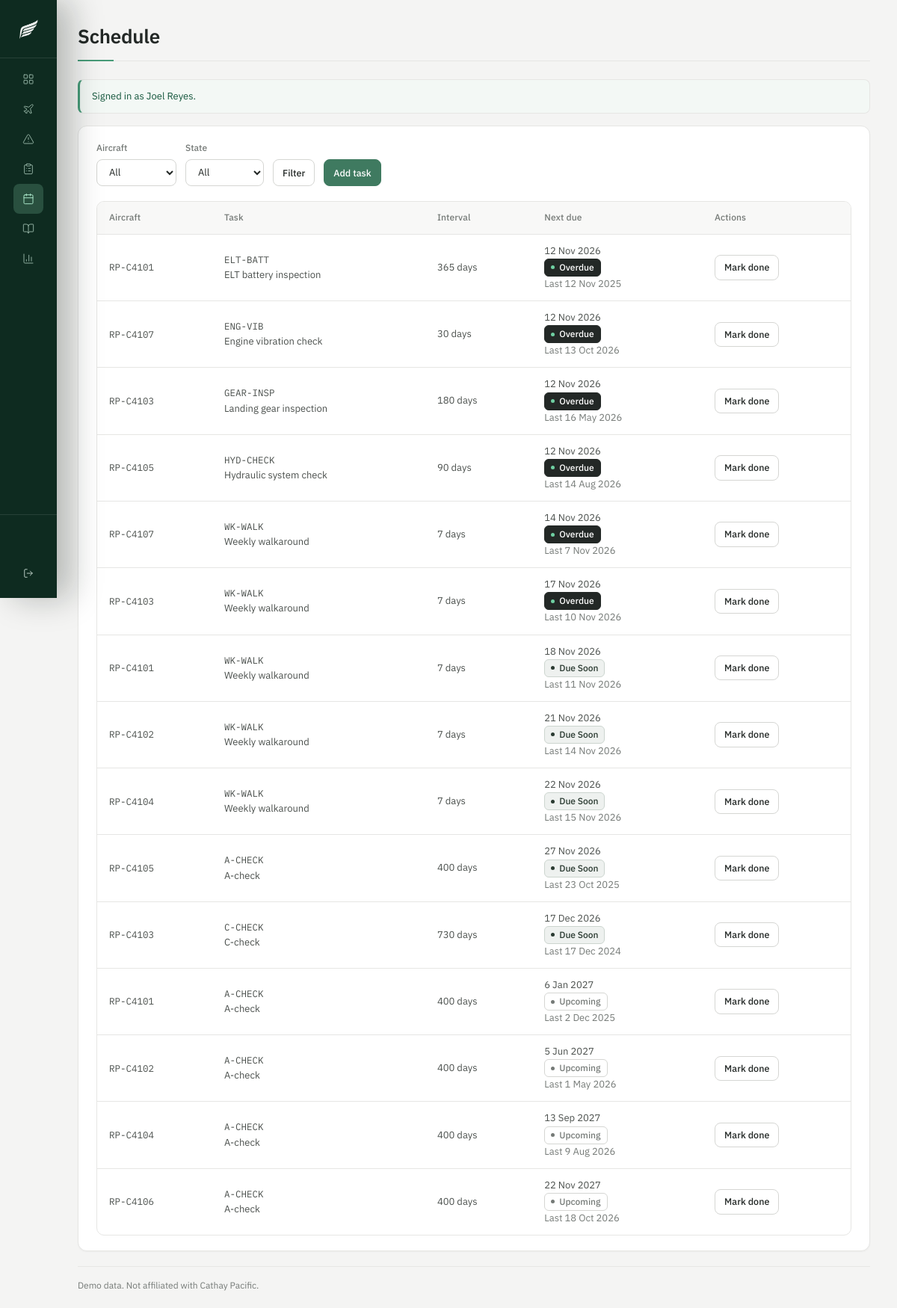
Screenshot of /schedule/index.php (signed in) with the database file from the repository.
### tables this page shows
CREATE TABLE maintenance_schedule (
    id INT UNSIGNED AUTO_INCREMENT PRIMARY KEY,
    aircraft_id INT UNSIGNED NOT NULL,
    task_code VARCHAR(30) NOT NULL,
    title VARCHAR(150) NOT NULL,
    task_type VARCHAR(20) NOT NULL DEFAULT 'inspection',
    interval_days INT UNSIGNED NOT NULL,
    last_done_date DATE NULL,
    next_due_date DATE NOT NULL,
    notes TEXT NULL,
    INDEX idx_schedule_due (next_due_date),
    CONSTRAINT fk_schedule_aircraft FOREIGN KEY (aircraft_id) REFERENCES aircraft (id)
);

CREATE TABLE aircraft (
    id INT UNSIGNED AUTO_INCREMENT PRIMARY KEY,
    registration VARCHAR(20) NOT NULL UNIQUE,
    aircraft_type VARCHAR(60) NOT NULL,
    msn VARCHAR(30) NOT NULL UNIQUE,
    base VARCHAR(10) NOT NULL,
    status VARCHAR(20) NOT NULL DEFAULT 'in_service',
    total_hours DECIMAL(10,1) NOT NULL DEFAULT 0.0,
    created_at DATETIME NOT NULL DEFAULT CURRENT_TIMESTAMP
);

### lib/db.php (called while the page is built, shortened)
<?php
function db(): PDO
{
    static $pdo = null;
    if ($pdo === null) {
        $dsn = 'mysql:host=' . DB_HOST . ';dbname=' . DB_NAME . ';charset=utf8mb4';
        $pdo = new PDO($dsn, DB_USER, DB_PASS, [
            PDO::ATTR_ERRMODE => PDO::ERRMODE_EXCEPTION,
            PDO::ATTR_DEFAULT_FETCH_MODE => PDO::FETCH_ASSOC,
            PDO::ATTR_EMULATE_PREPARES => false,
        ]);
    }
    return $pdo;
}

### schedule/index.php (the view, shortened to what this page needs)
<?php
$params = [];
$sql = 'SELECT s.*, a.registration
        FROM maintenance_schedule s
        JOIN aircraft a ON a.id = s.aircraft_id';
$sql .= ' ORDER BY s.next_due_date, s.task_code';
$stmt = db()->prepare($sql);
$stmt->execute($params);
$list = $stmt->fetchAll();
require __DIR__ . '/../includes/header.php';
?>
<div class="panel">
    <form method="get" action="<?= url('schedule/index.php') ?>" class="filter-bar">
        <div class="filter-item">
            <label for="aircraft_id">Aircraft</label>
            <select id="aircraft_id" name="aircraft_id">
                <option value="">All</option>
            </select>
        </div>
        <div class="filter-item">
            <label for="state">State</label>
            <select id="state" name="state">
                <option value="">All</option>
            </select>
        </div>
        <button type="submit" class="btn btn-secondary btn-small">Filter</button>
        <a class="btn btn-small" href="<?= url('schedule/create.php') ?>">Add task</a>
    </form>
    <?php if ($list): ?>
        <div class="table-wrap">
            <table>
                <thead>
                    <tr>
                        <th>Aircraft</th>
                        <th>Task</th>
                        <th>Interval</th>
                        <th>Next due</th>
                        <th>Actions</th>
                    </tr>
                </thead>
                <tbody>
                    <?php foreach ($list as $item): ?>
                        <tr>
                            <td class="nowrap mono"><?= e($item['registration']) ?></td>
                            <td>
                                <strong class="mono"><?= e($item['task_code']) ?></strong><br>
                                <?= e($item['title']) ?>
                            </td>
                            <td class="nowrap"><?= (int) $item['interval_days'] ?> days</td>
                            <td class="nowrap">
                                <?= e(fmt_date($item['next_due_date'])) ?>
                                <div><?= due_pill($item['next_due_date']) ?></div>
                                <div class="muted">
                                    <?= $item['last_done_date'] ? 'Last ' . e(fmt_date($item['last_done_date'])) : 'No record' ?>
                                </div>
                            </td>
                            <td class="actions">
                                <form method="post" action="<?= url('schedule/complete.php?id=' . $item['id']) ?>">
                                    <button type="submit" class="btn btn-secondary btn-small">Mark done</button>
                                </form>
                            </td>
                        </tr>
                    <?php endforeach; ?>
                </tbody>
            </table>
        </div>
    <?php else: ?>
        <p class="empty">No scheduled tasks match this filter.</p>
    <?php endif; ?>
</div>
<?php require __DIR__ . '/../includes/footer.php'; ?>

### lib/format.php (shortened to what this page needs)
<?php
function e(?string $value): string
{
    return htmlspecialchars((string) $value, ENT_QUOTES, 'UTF-8');
}
function url(string $path = ''): string
{
    return BASE_URL . '/' . ltrim($path, '/');
}
function status_label(string $status): string
{
    return ucwords(str_replace('_', ' ', $status));
}
function fmt_date(?string $date): string
{
    return date('j M Y', strtotime($date));
}
function due_state(string $nextDue): string
{
    $today = new DateTimeImmutable('today');
    $due = new DateTimeImmutable($nextDue);
    if ($due < $today) {
        return 'overdue';
    }
    if ($due <= $today->modify('+30 days')) {
        return 'due_soon';
    }
    return 'upcoming';
}
function due_pill(string $nextDue): string
{
    $state = due_state($nextDue);
    return '<span class="status status-' . str_replace('_', '-', $state) . '">'
        . e(status_label($state)) . '</span>';
}

### assets/css/app.css (style rules this page uses)
:root { --font-sans: "IBM Plex Sans", system-ui, -apple-system, "Segoe UI", Arial, sans-serif; --font-mono: "IBM Plex Mono", ui-monospace, SFMono-Regular, Menlo, Consolas, monospace; --green-900: #213f33; --green-800: #2a5442; --green-700: #32624d; --green-600: #3a6f58; --green-500: #3f7a60; --green-400: #5c9a7e; --accent: #479b78; --accent-ink: #2c6b51; --green-50: #f3f7f4; --canvas: #f4f4f3; --surface: #ffffff; --surface-2: #f8f8f7; --line: #e6e6e4; --line-strong: #d5d6d3; --ink: #232826; --body: #4b504d; --muted: #757a77; --radius-control: 8px; --radius-card: 12px; --ease: cubic-bezier(0.2, 0, 0, 1); --rail: #0e2b20; --rail-text: #d7e3db; --rail-muted: #9dbbab; --rail-hover: rgba(127, 196, 164, 0.16); --rail-active: rgba(127, 196, 164, 0.24); }
* { box-sizing: border-box; }
html { background: var(--canvas); }
body { margin: 0; padding: 0; min-height: 100vh; font-family: var(--font-sans); font-size: 14px; line-height: 1.55; color: var(--ink); background: var(--canvas); font-variant-numeric: tabular-nums; }
a { color: #2f6a51; text-decoration-thickness: 1px; text-underline-offset: 3px; }
.main > * { width: 100%; max-width: 1400px; margin-left: 0; margin-right: auto; }
.panel { background: var(--surface); border: 1px solid var(--line); border-radius: var(--radius-card); padding: 20px 24px; margin-bottom: 20px; color: var(--body); box-shadow: 0 1px 2px rgba(16, 32, 24, 0.04); }
.table-wrap { overflow-x: auto; border: 1px solid var(--line); border-radius: 10px; background: var(--surface); }
table { width: 100%; border-collapse: collapse; background: transparent; }
th, td { padding: 12px 16px; border-bottom: 1px solid var(--line); text-align: left; vertical-align: middle; }
th { background: var(--surface-2); font-size: 12px; font-weight: 500; letter-spacing: 0.01em; color: var(--muted); white-space: nowrap; }
td { font-size: 13px; color: var(--body); }
tbody tr { transition: background-color 120ms var(--ease); }
tbody tr:last-child td { border-bottom: 0; }
td.actions { white-space: nowrap; }
td.actions form { margin: 0; display: inline; }
.status { display: inline-flex; align-items: center; gap: 6px; padding: 2px 8px; border: 1px solid transparent; border-radius: 6px; font-size: 12px; font-weight: 500; line-height: 1.5; white-space: nowrap; color: var(--body); }
.status::before { content: ""; flex: none; width: 5px; height: 5px; border-radius: 50%; background: currentColor; }
.status-due-soon, .status-maintenance { background: #eef1ef; border-color: #ccd5cf; color: #2a3a31; }
.status-grounded, .status-overdue, .status-high { background: var(--ink); border-color: var(--ink); color: #ffffff; }
.status-grounded::before, .status-overdue::before, .status-high::before { background: #6fd0a2; }
.status-low, .status-note, .status-cancelled, .status-upcoming { background: transparent; border-color: var(--line-strong); color: var(--muted); }
.btn { display: inline-flex; align-items: center; justify-content: center; gap: 8px; padding: 10px 16px; border-radius: var(--radius-control); border: 1px solid var(--green-500); background: var(--green-500); color: #ffffff; font: inherit; font-size: 13px; font-weight: 500; text-decoration: none; cursor: pointer; transition: background-color 140ms var(--ease), border-color 140ms var(--ease), color 140ms var(--ease); }
.btn-secondary { background: var(--surface); border-color: var(--line-strong); color: var(--ink); }
.btn-small { padding: 6px 12px; font-size: 12.5px; }
.filter-bar { display: flex; flex-wrap: wrap; gap: 12px; align-items: flex-end; margin-bottom: 20px; }
.filter-item label { display: block; margin-bottom: 6px; font-size: 12px; font-weight: 500; color: var(--muted); }
.filter-item input, .filter-item select { height: 36px; padding: 0 12px; border: 1px solid var(--line-strong); border-radius: 8px; background: var(--surface); color: var(--ink); font: inherit; font-size: 13px; transition: border-color 140ms var(--ease), box-shadow 140ms var(--ease); }
.filter-bar .btn { height: 36px; padding-top: 0; padding-bottom: 0; }
.mono { font-family: var(--font-mono); font-size: 12.5px; font-weight: 400; white-space: nowrap; }
.muted { color: var(--muted); }
.nowrap { white-space: nowrap; }

### rows the page displays
maintenance_schedule: aircraft.registration "RP-C4101", task_code "ELT-BATT", title "ELT battery inspection", interval_days "365", next_due_date "12 Nov 2026", next_due_date "Overdue", last_done_date "12 Nov 2025"
maintenance_schedule: aircraft.registration "RP-C4107", task_code "ENG-VIB", title "Engine vibration check", interval_days "30", next_due_date "12 Nov 2026", next_due_date "Overdue", last_done_date "13 Oct 2026"
maintenance_schedule: aircraft.registration "RP-C4103", task_code "GEAR-INSP", title "Landing gear inspection", interval_days "180", next_due_date "12 Nov 2026", next_due_date "Overdue", last_done_date "16 May 2026"
maintenance_schedule: aircraft.registration "RP-C4105", task_code "HYD-CHECK", title "Hydraulic system check", interval_days "90", next_due_date "12 Nov 2026", next_due_date "Overdue", last_done_date "14 Aug 2026"
maintenance_schedule: aircraft.registration "RP-C4107", task_code "WK-WALK", title "Weekly walkaround", interval_days "7", next_due_date "14 Nov 2026", next_due_date "Overdue", last_done_date "7 Nov 2026"
maintenance_schedule: aircraft.registration "RP-C4103", task_code "WK-WALK", title "Weekly walkaround", interval_days "7", next_due_date "17 Nov 2026", next_due_date "Overdue", last_done_date "10 Nov 2026"
maintenance_schedule: aircraft.registration "RP-C4101", task_code "WK-WALK", title "Weekly walkaround", interval_days "7", next_due_date "18 Nov 2026", next_due_date "Due Soon", last_done_date "11 Nov 2026"
maintenance_schedule: aircraft.registration "RP-C4102", task_code "WK-WALK", title "Weekly walkaround", interval_days "7", next_due_date "21 Nov 2026", next_due_date "Due Soon", last_done_date "14 Nov 2026"
maintenance_schedule: aircraft.registration "RP-C4104", task_code "WK-WALK", title "Weekly walkaround", interval_days "7", next_due_date "22 Nov 2026", next_due_date "Due Soon", last_done_date "15 Nov 2026"
maintenance_schedule: aircraft.registration "RP-C4105", task_code "A-CHECK", title "A-check", interval_days "400", next_due_date "27 Nov 2026", next_due_date "Due Soon", last_done_date "23 Oct 2025"
maintenance_schedule: aircraft.registration "RP-C4103", task_code "C-CHECK", title "C-check", interval_days "730", next_due_date "17 Dec 2026", next_due_date "Due Soon", last_done_date "17 Dec 2024"
maintenance_schedule: aircraft.registration "RP-C4101", task_code "A-CHECK", title "A-check", interval_days "400", next_due_date "6 Jan 2027", next_due_date "Upcoming", last_done_date "2 Dec 2025"
maintenance_schedule: aircraft.registration "RP-C4102", task_code "A-CHECK", title "A-check", interval_days "400", next_due_date "5 Jun 2027", next_due_date "Upcoming", last_done_date "1 May 2026"
maintenance_schedule: aircraft.registration "RP-C4104", task_code "A-CHECK", title "A-check", interval_days "400", next_due_date "13 Sep 2027", next_due_date "Upcoming", last_done_date "9 Aug 2026"
maintenance_schedule: aircraft.registration "RP-C4106", task_code "A-CHECK", title "A-check", interval_days "400", next_due_date "22 Nov 2027", next_due_date "Upcoming", last_done_date "18 Oct 2026"

### other values shown
$pageTitle "Schedule"
$flash['message'] "Signed in as Joel Reyes."
